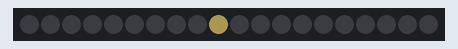
This sketch was run on a simulated Arduino Uno, built with avr-gcc and run on an emulated ATmega328P. Parts: 20 RGB LEDs in strip order, left to right. Dim RGB values are drawn brighter than linear; random numbers use the default seed unless the sketch sets one; what the sketch prints to the serial monitor is not drawn.

Above: at 3.12 s.
At 4.21 s:
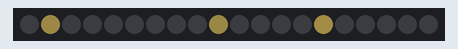

The sketch:

aatemplate.ino
```cpp
/* Display Template for FastLED

By: Andrew Tuline

Date: July, 2015

This is a simple non-blocking FastLED display sequence template.

FastLED is available at https://github.com/FastLED/FastLED

*/


#include "FastLED.h"                                          // FastLED library. Please use the latest development version.

#if FASTLED_VERSION < 3001000
#error "Requires FastLED 3.1 or later; check github for latest code."
#endif


// Fixed definitions cannot change on the fly.
#define LED_DT 12                                             // Data pin to connect to the strip.
#define LED_CK 11                                             // Clock pin for WS2801 or APA102.
#define COLOR_ORDER BGR                                       // It's GRB for WS2812 and BGR for APA102.
#define LED_TYPE APA102                                       // Using APA102, WS2812, WS2801. Don't forget to change LEDS.addLeds.
#define NUM_LEDS 20                                           // Number of LED's.

// Global variables can be changed on the fly.
uint8_t max_bright = 64;                                      // Overall brightness definition. It can be changed on the fly.

struct CRGB leds[NUM_LEDS];                                   // Initialize our LED array.


// Define variables used by the sequences.
int      twinkrate = 100;                                     // The higher the value, the lower the number of twinkles.
uint8_t  thisdelay =  60;                                     // A delay value for the sequence(s).
uint8_t   thisfade =   8;                                     // How quickly does it fade? Lower = slower fade rate.
uint8_t    thishue =  50;                                     // The hue.
uint8_t    thissat = 100;                                     // The saturation, where 255 = brilliant colours.
uint8_t    thisbri = 255;                                     // Brightness of a sequence.
bool       randhue =   0;                                     // Do we want random colours all the time? 1 = yes.


void setup() {
  delay(3000);                                                // Power-up safety delay.
  Serial.begin(57600);                                        // Initialize serial port for debugging.

  LEDS.addLeds<LED_TYPE, LED_DT, LED_CK, COLOR_ORDER>(leds, NUM_LEDS);  // Use this for WS2801 or APA102
//  LEDS.addLeds<LED_TYPE, LED_DT, COLOR_ORDER>(leds, NUM_LEDS);  // Use this for WS2812

  FastLED.setBrightness(max_bright);
  set_max_power_in_volts_and_milliamps(5, 500);               // FastLED Power management set at 5V, 500mA.
} // setup()


void loop () {
  ChangeMe();                                                 // Check the demo loop for changes to the variables.

  EVERY_N_MILLISECONDS(thisdelay) {                           // FastLED based non-blocking delay to update/display the sequence.
    twinkle();
    show_at_max_brightness_for_power();
  }

  Serial.println(LEDS.getFPS());                              // Display frames per second on the serial monitor.
} // loop()


void twinkle() {
  if (twinkrate < NUM_LEDS) twinkrate = NUM_LEDS;             // Makes sure the twinkrate will cover ALL of the LED's as it's used as the maximum LED index value.
  int i = random16(twinkrate);													      // A random number based on twinkrate. Higher number => fewer twinkles.
  if (randhue) thishue = random16(0,255);                     // Randomize every LED if TRUE
  if (i < NUM_LEDS) leds[i] = CHSV(thishue, thissat, thisbri); // Only the lowest probability twinkles will do. You could even randomize the hue/saturation.
  for (int j = 0; j < NUM_LEDS; j++) leds[j].fadeToBlackBy(thisfade); // Use the FastLED fade method.
} // twinkle()


void ChangeMe() {                                             // A time (rather than loop) based demo sequencer. This gives us full control over the length of each sequence.
  uint8_t secondHand = (millis() / 1000) % 15;                // IMPORTANT!!! Change '15' to a different value to change duration of the loop.
  static uint8_t lastSecond = 99;                             // Static variable, means it's only defined once. This is our 'debounce' variable.
  if (lastSecond != secondHand) {                             // Debounce to make sure we're not repeating an assignment.
    lastSecond = secondHand;
    if (secondHand ==  0)  {thisdelay = 60; randhue = 1; thissat=255; thisfade=16; twinkrate=20;}  // You can change values here, one at a time , or altogether.
    if (secondHand ==  5)  {thisdelay = 60; randhue = 0; thishue=128; thisfade=64; twinkrate=100;}
    if (secondHand == 10)  {thisdelay = 60; thishue=random16(0,64); twinkrate=40;}                 // Only gets called once, and not continuously for the next several seconds. Therefore, no rainbows.
  }
} // ChangeMe()
```
